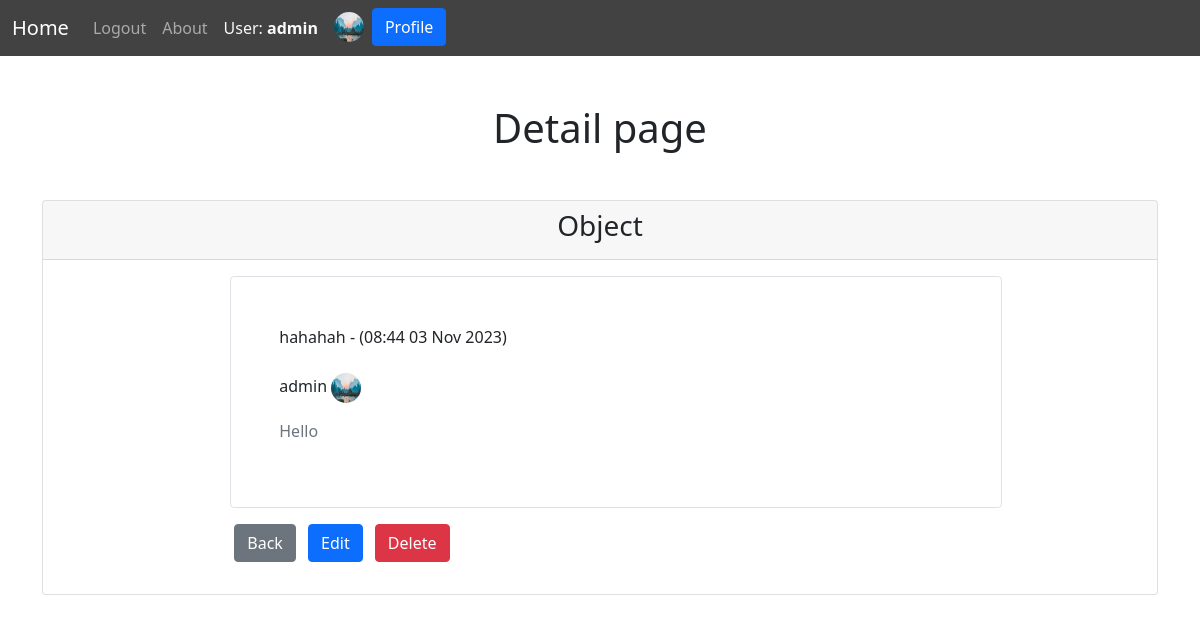
Screenshot of /detail/13/ (signed in) with the database file from the repository.
### user/models.py (models this page shows, shortened)
class UserProfile(models.Model):
    class Meta:
        app_label = 'auth'  # Specify the app_label to resolve the app_label error
    user = models.OneToOneField(User, on_delete=models.CASCADE) # Delete profile when user is deleted
    image = models.ImageField(default='default.jpg', upload_to='profile_pics')

### core/models.py (models this page shows, shortened)
class List(models.Model):
    title = models.CharField(max_length=200)
    description = models.CharField(max_length=200)
    date = models.DateTimeField(auto_now_add=True)
    user = models.ForeignKey(User, on_delete=models.CASCADE)

### core/views.py (the view)
# urls.py: path('detail/<int:pk>/', views.PostDetail.as_view(), name='detail'),
@method_decorator(login_required, name='dispatch')
class PostDetail(DetailView):
    model = models.List
    template_name = 'core/detail.html'
    context_object_name = 'list'

### core/templates/core/detail.html (shortened to what this page needs)
{% extends 'base.html' %}
{% block content %}
{% include "nav.html" %}
<div class="container">
{% if list %}
<h1 class="text-center my-5"> Detail page </h1>
    <div class="card mt-5 mx-auto">
        <div class="card-header">
            <h3 class="text-center"> Object </h3>
        </div>
        <div class="card-body mx-auto w-75">
            <ul>
                <li class="list-unstyled border rounded p-5">
                    <p> {{ list.title }} - ({{ list.date | date:"h:i d M Y" }})
                        <br><br>
                        {{ list.user }}  <img class="rounded-circle" src="{{ list.user.userprofile.image.url }}" width="30" height="30">
                    </p>
                    <p class="text-muted"> {{ list.description }} </p>
                </li>
                <li class="list-unstyled my-3">
                    <form method="post" action="{% url 'delete_list' list.id %}" class="">
                        <a href="{% url 'index' %}" class="btn btn-secondary mx-1">Back</a>
                        <a href="{% url 'edit_list' list.id %}" class="btn btn-primary mx-1">Edit</a>
                        <button type="submit" class="btn btn-danger mx-1">Delete</button>
                    </form>
                </li>
            </ul>
        </div>
    </div>
{% endif %}
</div>
{% endblock content %}

### templates/nav.html (shortened to what this page needs)
<div class="navbar navbar-expand-sm navbar-dark bg-light">
    <div class="container-fluid">
        <a class="navbar-brand" href="{% url 'index' %}">Home</a>
          <div class="collapse navbar-collapse" id="navbarSupportedContent">
        <div class="navbar-nav ">
            {% if not user.is_authenticated %}
            <div class="nav-item ">
            <a class="nav-link" href="{% url 'signin' %}">Login</a>
            </div>
            <div class="nav-item">
            <a class="nav-link" href="{% url 'signup' %}">Signup</a>
            </div>
            {% elif user.is_authenticated %}
            <div class="nav-item">
            <a class="nav-link" href="{% url 'logout' %}">Logout</a>
            </div>
            {% endif %}
            <div class="nav-item">
            <a class="nav-link" href="{% url 'about' %}">About</a>
            </div>
            {% if user.is_authenticated %}
            <div class="nav-item ">
              <a class="nav-link text-light" style="align-items: center">User: <strong>{{ user.username }}</strong></a>
            </div>
            <div class="nav-item mx-2">
            <img src="{{ user.userprofile.image.url }}" alt="{{ user.username }}'s profile picture" width="30" height="30" class="object-fit-cover rounded-circle mt-1">
            </div>
            <div class="nav-item ">
            <a class=" btn btn-primary my-auto" href="{% url 'profile' %}">Profile</a>
            </div>
            {% endif %}
        </div>
      </div>
    </div>
</div>

### static/core/main.css (style rules this page uses)
.navbar { background-color: #424242 !important; }

### rows the page displays
List: title "hahahah", date "08:44 03 Nov 2023", user "admin", user.userprofile.image (picture), description "Hello"

### other values shown
{{ user.username }} "admin"
